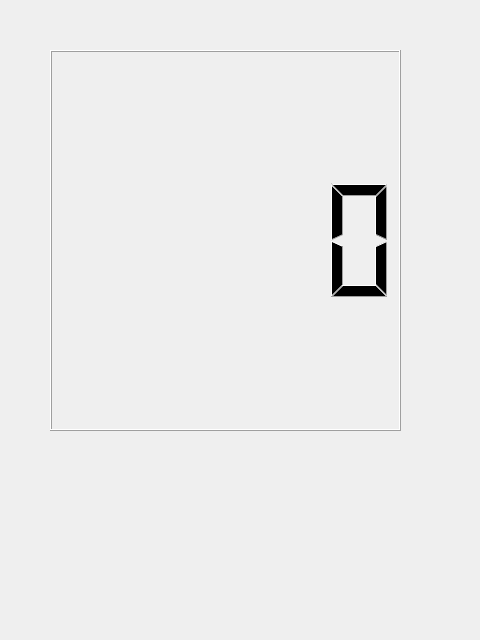
<?xml version="1.0" encoding="UTF-8"?>
<ui version="4.0">
 <class>Dialog</class>
 <widget class="QDialog" name="Dialog">
  <property name="geometry">
   <rect>
    <x>0</x>
    <y>0</y>
    <width>480</width>
    <height>640</height>
   </rect>
  </property>
  <property name="windowTitle">
   <string>Dialog</string>
  </property>
  <widget class="QLCDNumber" name="lcdNumber">
   <property name="geometry">
    <rect>
     <x>50</x>
     <y>50</y>
     <width>351</width>
     <height>381</height>
    </rect>
   </property>
  </widget>
 </widget>
 <resources/>
 <connections/>
</ui>
